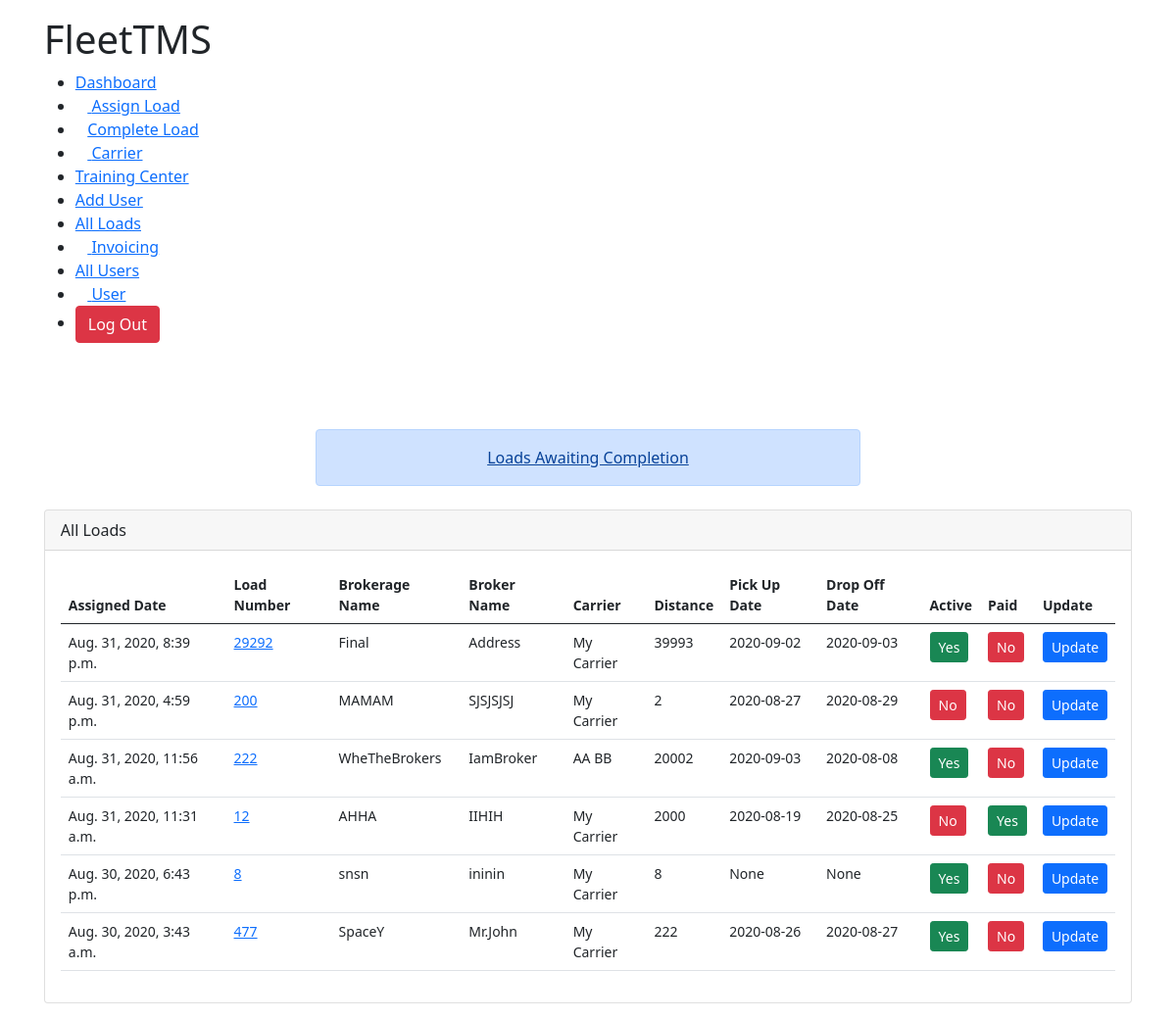
Page /all_loads/ (signed in) on the committed database.
### TMSTruck/models.py (models this page shows, shortened)
class AssignLoad(models.Model):
	user 					= models.ForeignKey(Account,on_delete=models.CASCADE,null=True,blank=True)
	brokerage_name 			= models.CharField(max_length=300, null=True)
	broker_name 			= models.CharField(max_length=300, null=True)
	assignToCarrier			= models.ForeignKey(Carrier,blank=True, on_delete=models.CASCADE, null=True)
	broker_address 			= models.CharField(max_length=300, null=True)
	pickupAddress 			= models.CharField(max_length=300, null=True)
	distance 				= models.IntegerField(null=True)
	weight 					= models.IntegerField(null=True)
	rate 					= models.IntegerField(null=True)
	stops 					= models.IntegerField(null=True)
	assigned_date			= models.DateTimeField(blank=True,auto_now_add=True, null=True)
	pickupDate				= models.CharField(max_length=3000,null=True, blank=True)
	is_active 				= models.BooleanField(default=True,null=True)
	is_paid 				= models.BooleanField(default=False,null=True)
	broker_phone			= models.IntegerField(null=True)
	broker_email			= models.EmailField(max_length=100,null=True)
	load_number				= models.IntegerField(null=True)
	dropOffDate				= models.CharField(max_length=3000,null=True,blank=True)
	dropOffAddress			= models.CharField(max_length=10000,null=True)
	first_available_pickup	= models.CharField(max_length=3000,null=True,blank=True)
	rate_confirmation		= models.FileField(blank=True,upload_to=rate_confirmation_path)
	bill_of_landing			= models.FileField(blank=True,upload_to=bill_path)
	special_comments 		= models.TextField(null=True,max_length=10000)
	final_address			= models.CharField(null=True,max_length=100, blank=True)
	is_awaiting				= models.BooleanField(null=True,default=True,blank=True)
	is_awb					= models.BooleanField(null=True,default=True,blank=True)
	is_sign					= models.BooleanField(null=True,default=False)

class Carrier(models.Model):
	user					= models.ForeignKey(Account,on_delete=models.CASCADE,null=True,blank=True)
	firstName 				= models.CharField(max_length=100,null=True)
	lastName				= models.CharField(max_length=100,null=True)
	company 				= models.CharField(max_length=100,null=True)
	email					= models.EmailField(max_length=100,null=True)
	phone					= models.IntegerField(null=True)
	mc_number 				= models.IntegerField(null=True)
	dot_number				= models.IntegerField(null=True)
	factoring_phone			= models.IntegerField(null=True)
	factoring_email			= models.EmailField(null=True,max_length=100)
	willing_states			= models.TextField(max_length=1000,null=True)
	carrier_status			= models.CharField(max_length=100,null=True)
	factoring_company		= models.CharField(max_length=100,null=True)
	mc_upload		 		= models.FileField(upload_to=carrierMcFiles,null=True)
	w9_upload 				= models.FileField(upload_to=carrierMcFiles,null=True)
	insurance				= models.FileField(upload_to=carrierMcFiles,null=True)
	costPerMile				= models.IntegerField(null=True)
	def __str__(self):
		return '{} {}'.format(self.firstName,self.lastName)

### TMSTruck/decorators.py (the view)
        def wrapper(request, *args, **kwargs):
            group = None
            if request.user.groups.exists():
                group = request.user.groups.all()[0].name
            if group in allowed_roles:
                return view_func(request, *args, **kwargs)
            elif group == 'Trainee':
                return redirect("user")
            else:
                return HttpResponse("You are not authorized to visit this page. ")

### TMSTruck/views.py (called while the page is built)
@login_required(login_url="login")
@customRoles(allowed_roles=['Admin','Accounting','Hiring Manager', 'Logistics Manager'])
def all_loads(request):
	ac = Account.objects.get(user=request.user)
	all_loads = AssignLoad.objects.filter(user=ac,is_awaiting=False, is_awb=False).order_by('-id')
	group = request.user.groups.all()[0].name
	template = 'TMSTruck/load_info/all_loads.html'
	context = {
		'all_loads':all_loads,
		'group':group
	}
	return render(request,template,context)

### TMSTruck/templates/TMSTruck/load_info/all_loads.html (shortened to what this page needs)
{% extends 'TMSTruck/base.html' %}
{% load static %}
{% block content %}
<!DOCTYPE html>
<html lang="en">
<head>
    <link rel="stylesheet" href="{% static 'css/dashboard.css' %}">
</head>
<body>
    <div class="main-body">
        {% if group == 'Accounting' %}
        {% include 'TMSTruck/navbars/accounting_navbar.html' %}
        {% elif group == 'Admin' %}
        {% include 'TMSTruck/navbars/admin_navbar.html' %}
        {% elif group == 'Hiring Manager' %}
        {% include 'TMSTruck/navbars/hiring_manager_navbar.html' %}
        {% elif group == 'Logistics Manager' %}
        {% include 'TMSTruck/navbars/logistics_manager.html' %}
        {% endif %}<br><br>
        <div class="col-md-6 mx-auto">
            <a style="display: flex; justify-content: center; "class="mb-4 alert alert-primary" href="{% url 'awaiting_loads' %}">Loads Awaiting Completion</a>
        </div>
        <div class="row">
            <div class="col-md-12">
                <div class="card">
                    <div class="card-header">All Loads</div>
                    <div class="card-body">
                        <table class="table">
                            <thead>
                                <tr>
                                    <th scope="col">Assigned Date</th>
                                    <th scope="col">Load Number</th>
                                    <th scope="col">Brokerage Name</th>
                                    <th scope="col">Broker Name</th>
                                    <th scope="col">Carrier</th>
                                    <th scope="col">Distance</th>
                                    <th scope="col">Pick Up Date</th>
                                    <th scope="col">Drop Off Date</th>
                                    <th scope="col">Active</th>
                                    <th scope="col">Paid</th>
                                    <th scope="col">Update</th>
                                </tr>
                            </thead>
                            <tbody>
                                {% for loads in all_loads %}
                                <tr>
                                    <td>{{loads.assigned_date}}</td>
                                    <td><a href="{% url 'load_detail' loads.id %}">{{loads.load_number}}</a></td>
                                    <td>{{loads.brokerage_name}}</td>
                                    <td>{{loads.broker_name}}</td>
                                    <td>{{loads.assignToCarrier}}</td>
                                    <td>{{loads.distance}}</td>
                                    <td>{{loads.pickupDate}}</td>
                                    <td>{{loads.dropOffDate}}</td>
                                    {% if loads.is_active == True %}
                                    <td><button class="btn btn-success btn-sm">Yes</button> </td>
                                    {% else %}
                                    <td><button class="btn btn-danger btn-sm">No</button></td>
                                    {% endif %}
                                    {% if loads.is_paid == True %}
                                    <td><button class="btn btn-success btn-sm">Yes</button> </td>
                                    {% else %}
                                    <td><button class="btn btn-danger btn-sm">No</button></td>
                                    {% endif %}
                                    <td><a href="{% url 'update_load' loads.id %}"><button class="btn btn-primary btn-sm">Update</button></a> </td>
                                </tr>
                                {% endfor %}
                            </tbody>
                        </table>
                    </div>
                </div>
            </div>
        </div>
    </div>
</body>
</html>
{% endblock %}

### static/css/base.css (style rules this page uses)
* { padding: 0px; margin: 0px; }
.main-body { margin: 1rem 2.8rem; }

### TMSTruck/templates/TMSTruck/load_info/all_loads.html (style rules this page uses)
table { font-size: 14px; }

### rows in the picture
AssignLoad: assigned_date "Aug. 31, 2020, 8:39 p.m.", load_number "29292", brokerage_name "Final", broker_name "Address", assignToCarrier "My Carrier", distance "39993", pickupDate "2020-09-02", dropOffDate "2020-09-03", is_active "Yes", is_paid "No"
AssignLoad: assigned_date "Aug. 31, 2020, 4:59 p.m.", load_number "200", brokerage_name "MAMAM", broker_name "SJSJSJSJ", assignToCarrier "My Carrier", distance "2", pickupDate "2020-08-27", dropOffDate "2020-08-29", is_active "No", is_paid "No"
AssignLoad: assigned_date "Aug. 31, 2020, 11:56 a.m.", load_number "222", brokerage_name "WheTheBrokers", broker_name "IamBroker", assignToCarrier "AA BB", distance "20002", pickupDate "2020-09-03", dropOffDate "2020-08-08", is_active "Yes", is_paid "No"
AssignLoad: assigned_date "Aug. 31, 2020, 11:31 a.m.", load_number "12", brokerage_name "AHHA", broker_name "IIHIH", assignToCarrier "My Carrier", distance "2000", pickupDate "2020-08-19", dropOffDate "2020-08-25", is_active "No", is_paid "Yes"
AssignLoad: assigned_date "Aug. 30, 2020, 6:43 p.m.", load_number "8", brokerage_name "snsn", broker_name "ininin", assignToCarrier "My Carrier", distance "8", pickupDate "None", dropOffDate "None", is_active "Yes", is_paid "No"
AssignLoad: assigned_date "Aug. 30, 2020, 3:43 a.m.", load_number "477", brokerage_name "SpaceY", broker_name "Mr.John", assignToCarrier "My Carrier", distance "222", pickupDate "2020-08-26", dropOffDate "2020-08-27", is_active "Yes", is_paid "No"
